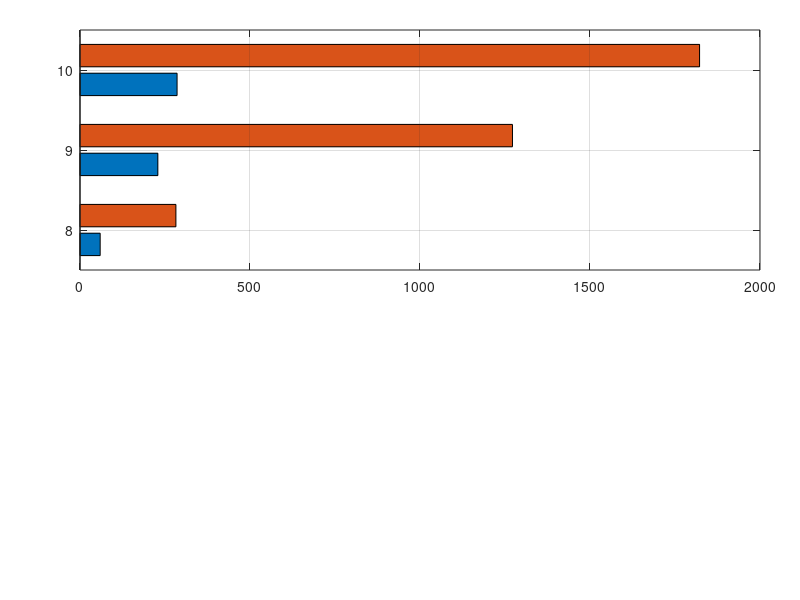

MATLAB code to generate this figure: (Note: this script raises an error after producing the figure.)
sizes = ["(5,5)" "(10,10)" "(15,15)" "(20,20)" "(25,25)" "(30,30)" "(35,35)" "(40,40)" "(45,45)" "(50,50)"];
Y = 1:numel(sizes);
t_full_mean = [ ...
    0.0042 0.0020 0.0036 0.0694 0.0907 ...
    0.1782 0.6928 59.3964 228.9673 285.5433 ];
t_full_max = [ ...
    0.0222 0.0102 0.0066 0.4579 0.5386 ...
    1.1205 5.0616 282.0821 1271.9905 1822.2744 ];

nlow_mean = [2.30 6.20 12.60 50.00 47.30 80.60 154.80 1269.90 1916.60 2492.20];
nlow_max  = [2 27 24 228 243 304 768 4080 10224 8970];
data2 = [t_full_mean(:), t_full_max(:)];

figure('Color','w','Position',[10 10 1400 800]);

xlim_small = [0 6];
xlim_large = [50 1900];

idx_small = 1:7;
idx_large = 8:10;


axTop = axes('Position',[0.10 0.55 0.85 0.40]);
bTop = barh(axTop, Y(idx_large), data2(idx_large,:), 'grouped');
grid(axTop,'on');
axTop.FontSize = 20;

yyaxis(axTop,'left')
axTop.YTick = Y(idx_large);
axTop.YTickLabel = sizes(idx_large);

yyaxis(axTop,'right')
axTop.YLim  = axTop.YAxis(1).Limits;
axTop.YTick = axTop.YAxis(1).TickValues;
axTop.YTickLabel = nlow_max(idx_large);


yyaxis(axTop,'left')
xlabel(axTop,'Execution time (seconds)','FontSize',20);
title(axTop,'Inverse Problem Resolution max/mean execution time','FontSize',20);
xlim(axTop, xlim_large);
axTop.YAxis(2).Color = [0.3 0.3 0.3];


axBot = axes('Position',[0.10 0.08 0.85 0.40]);
bBot = barh(axBot, Y(idx_small), data2(idx_small,:), 'grouped');
grid(axBot,'on');

axBot.FontSize = 20;

yyaxis(axBot,'left')
axBot.YTick = Y(idx_small);
axBot.YTickLabel = sizes(idx_small);
ylabel(axBot,'Matrix A size','FontSize',20);

yyaxis(axBot,'right')
axBot.YLim  = axBot.YAxis(1).Limits;
axBot.YTick = axBot.YAxis(1).TickValues;
axBot.YTickLabel = round(nlow_mean(idx_small));
ylabel(axBot,'# lower solutions','FontSize',20);

yyaxis(axBot,'left')
xlabel(axBot,'Execution time (seconds)','FontSize',20);
xlim(axBot, xlim_small);

lgd = legend(axBot, {'Mean time (10 instances / 10)', 'Max time (slowest instance)'}, 'Location','southeast');
lgd.FontSize = 18;

axBot.YAxis(2).Color = [0.3 0.3 0.3];
